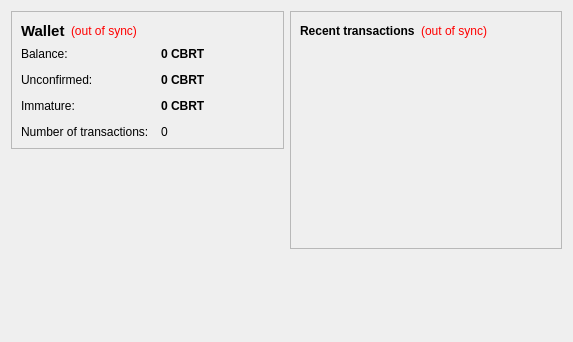
<?xml version="1.0" encoding="UTF-8"?>
<ui version="4.0">
 <class>OverviewPage</class>
 <widget class="QWidget" name="OverviewPage">
  <property name="geometry">
   <rect>
    <x>0</x>
    <y>0</y>
    <width>573</width>
    <height>342</height>
   </rect>
  </property>
  <property name="windowTitle">
   <string>Form</string>
  </property>
  <layout class="QHBoxLayout" name="horizontalLayout" stretch="1,1">
   <item>
    <layout class="QVBoxLayout" name="verticalLayout_2">
     <item>
      <widget class="QFrame" name="frame">
       <property name="frameShape">
        <enum>QFrame::StyledPanel</enum>
       </property>
       <property name="frameShadow">
        <enum>QFrame::Raised</enum>
       </property>
       <layout class="QVBoxLayout" name="verticalLayout_4">
        <item>
         <layout class="QHBoxLayout" name="horizontalLayout_4">
          <item>
           <widget class="QLabel" name="label_5">
            <property name="font">
             <font>
              <pointsize>11</pointsize>
              <weight>75</weight>
              <bold>true</bold>
             </font>
            </property>
            <property name="text">
             <string>Wallet</string>
            </property>
           </widget>
          </item>
          <item>
           <widget class="QLabel" name="labelWalletStatus">
            <property name="toolTip">
             <string>The displayed information may be out of date. Your wallet automatically synchronizes with the bertcoin network after a connection is established, but this process has not completed yet.</string>
            </property>
            <property name="styleSheet">
             <string notr="true">QLabel { color: red; }</string>
            </property>
            <property name="text">
             <string notr="true">(out of sync)</string>
            </property>
            <property name="alignment">
             <set>Qt::AlignLeading|Qt::AlignLeft|Qt::AlignVCenter</set>
            </property>
           </widget>
          </item>
          <item>
           <spacer name="horizontalSpacer_2">
            <property name="orientation">
             <enum>Qt::Horizontal</enum>
            </property>
            <property name="sizeHint" stdset="0">
             <size>
              <width>40</width>
              <height>20</height>
             </size>
            </property>
           </spacer>
          </item>
         </layout>
        </item>
        <item>
         <layout class="QFormLayout" name="formLayout_2">
          <property name="fieldGrowthPolicy">
           <enum>QFormLayout::AllNonFixedFieldsGrow</enum>
          </property>
          <property name="horizontalSpacing">
           <number>12</number>
          </property>
          <property name="verticalSpacing">
           <number>12</number>
          </property>
          <item row="0" column="0">
           <widget class="QLabel" name="label">
            <property name="text">
             <string>Balance:</string>
            </property>
           </widget>
          </item>
          <item row="0" column="1">
           <widget class="QLabel" name="labelBalance">
            <property name="font">
             <font>
              <weight>75</weight>
              <bold>true</bold>
             </font>
            </property>
            <property name="cursor">
             <cursorShape>IBeamCursor</cursorShape>
            </property>
            <property name="toolTip">
             <string>Your current balance</string>
            </property>
            <property name="text">
             <string notr="true">0 CBRT</string>
            </property>
            <property name="textInteractionFlags">
             <set>Qt::LinksAccessibleByMouse|Qt::TextSelectableByKeyboard|Qt::TextSelectableByMouse</set>
            </property>
           </widget>
          </item>
          <item row="1" column="0">
           <widget class="QLabel" name="label_3">
            <property name="text">
             <string>Unconfirmed:</string>
            </property>
           </widget>
          </item>
          <item row="1" column="1">
           <widget class="QLabel" name="labelUnconfirmed">
            <property name="font">
             <font>
              <weight>75</weight>
              <bold>true</bold>
             </font>
            </property>
            <property name="cursor">
             <cursorShape>IBeamCursor</cursorShape>
            </property>
            <property name="toolTip">
             <string>Total of transactions that have yet to be confirmed, and do not yet count toward the current balance</string>
            </property>
            <property name="text">
             <string notr="true">0 CBRT</string>
            </property>
            <property name="textInteractionFlags">
             <set>Qt::LinksAccessibleByMouse|Qt::TextSelectableByKeyboard|Qt::TextSelectableByMouse</set>
            </property>
           </widget>
          </item>
          <item row="3" column="0">
           <widget class="QLabel" name="label_2">
            <property name="text">
             <string>Number of transactions:</string>
            </property>
           </widget>
          </item>
          <item row="3" column="1">
           <widget class="QLabel" name="labelNumTransactions">
            <property name="toolTip">
             <string>Total number of transactions in wallet</string>
            </property>
            <property name="text">
             <string notr="true">0</string>
            </property>
           </widget>
          </item>
          <item row="2" column="0">
           <widget class="QLabel" name="labelImmatureText">
            <property name="text">
             <string>Immature:</string>
            </property>
           </widget>
          </item>
          <item row="2" column="1">
           <widget class="QLabel" name="labelImmature">
            <property name="font">
             <font>
              <weight>75</weight>
              <bold>true</bold>
             </font>
            </property>
            <property name="toolTip">
             <string>Mined balance that has not yet matured</string>
            </property>
            <property name="text">
             <string notr="true">0 CBRT</string>
            </property>
            <property name="textInteractionFlags">
             <set>Qt::LinksAccessibleByMouse|Qt::TextSelectableByKeyboard|Qt::TextSelectableByMouse</set>
            </property>
           </widget>
          </item>
         </layout>
        </item>
       </layout>
      </widget>
     </item>
     <item>
      <spacer name="verticalSpacer">
       <property name="orientation">
        <enum>Qt::Vertical</enum>
       </property>
       <property name="sizeHint" stdset="0">
        <size>
         <width>20</width>
         <height>40</height>
        </size>
       </property>
      </spacer>
     </item>
    </layout>
   </item>
   <item>
    <layout class="QVBoxLayout" name="verticalLayout_3">
     <item>
      <widget class="QFrame" name="frame_2">
       <property name="frameShape">
        <enum>QFrame::StyledPanel</enum>
       </property>
       <property name="frameShadow">
        <enum>QFrame::Raised</enum>
       </property>
       <layout class="QVBoxLayout" name="verticalLayout">
        <item>
         <layout class="QHBoxLayout" name="horizontalLayout_2">
          <item>
           <widget class="QLabel" name="label_4">
            <property name="text">
             <string>&lt;b&gt;Recent transactions&lt;/b&gt;</string>
            </property>
           </widget>
          </item>
          <item>
           <widget class="QLabel" name="labelTransactionsStatus">
            <property name="toolTip">
             <string>The displayed information may be out of date. Your wallet automatically synchronizes with the bertcoin network after a connection is established, but this process has not completed yet.</string>
            </property>
            <property name="styleSheet">
             <string notr="true">QLabel { color: red; }</string>
            </property>
            <property name="text">
             <string notr="true">(out of sync)</string>
            </property>
            <property name="alignment">
             <set>Qt::AlignRight|Qt::AlignTrailing|Qt::AlignVCenter</set>
            </property>
           </widget>
          </item>
          <item>
           <spacer name="horizontalSpacer">
            <property name="orientation">
             <enum>Qt::Horizontal</enum>
            </property>
            <property name="sizeHint" stdset="0">
             <size>
              <width>40</width>
              <height>20</height>
             </size>
            </property>
           </spacer>
          </item>
         </layout>
        </item>
        <item>
         <widget class="QListView" name="listTransactions">
          <property name="styleSheet">
           <string notr="true">QListView { background: transparent; }</string>
          </property>
          <property name="frameShape">
           <enum>QFrame::NoFrame</enum>
          </property>
          <property name="verticalScrollBarPolicy">
           <enum>Qt::ScrollBarAlwaysOff</enum>
          </property>
          <property name="horizontalScrollBarPolicy">
           <enum>Qt::ScrollBarAlwaysOff</enum>
          </property>
          <property name="selectionMode">
           <enum>QAbstractItemView::NoSelection</enum>
          </property>
         </widget>
        </item>
       </layout>
      </widget>
     </item>
     <item>
      <spacer name="verticalSpacer_2">
       <property name="orientation">
        <enum>Qt::Vertical</enum>
       </property>
       <property name="sizeHint" stdset="0">
        <size>
         <width>20</width>
         <height>40</height>
        </size>
       </property>
      </spacer>
     </item>
    </layout>
   </item>
  </layout>
 </widget>
 <resources/>
 <connections/>
</ui>
